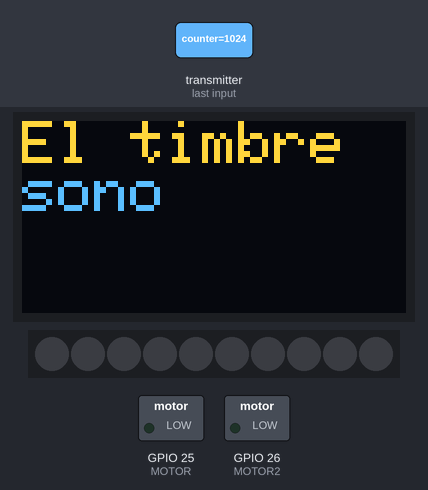
Recording of a sketch running on a simulated ESP32. Parts: 128×64 one-colour display, 10 RGB LEDs in strip order, left to right, switched loads named in the sketch (green lamp = pin HIGH). Wiring (inferred from the names in the program): SSD1306 OLED at I2C address 0x3C. Inputs (shaded band) come from the test bench. The OLED is the two-colour kind (top 16 rows yellow); what the sketch prints to the serial monitor is not drawn.

1.7 s: the transmitter starts sending counter = 0
3.7 s: the transmitter starts sending counter = 1024
Above: at 4.7 s.
Timing chart, 0 to 6.7 s (numbered marks = the images above; inputs shaded):
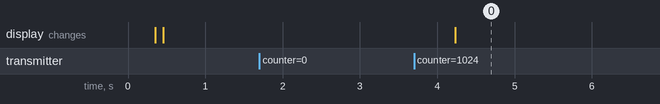

The sketch:

definitivo_1sonido.ino
```cpp
#include <esp_now.h>
#include <WiFi.h>
#include <Adafruit_NeoPixel.h>
#include <string.h>
#include <Wire.h>
#include <Adafruit_GFX.h>
#include <Adafruit_SSD1306.h>

#define ANCHO_PANTALLA 128
#define ALTO_PANTALLA 64

Adafruit_SSD1306 display(ANCHO_PANTALLA, ALTO_PANTALLA, &Wire, -1);

#define MOTOR2 26
#define MOTOR 25
#define PIN_NEOPIXEL 16
#define NUMPIXELS 10

typedef struct struct_message {
  int counter;
} struct_message;

struct_message incomingData;

Adafruit_NeoPixel pixels(NUMPIXELS, PIN_NEOPIXEL, NEO_GRB + NEO_KHZ800);

bool alarmaActiva = false;
unsigned long ultimoCambio = 0;
bool estadoLed = false;

bool mostrarMensajePendiente = false;
unsigned long tiempoFinAlarma = 0;
unsigned long tiempoInicioMensaje = 0;
bool mensajeEnPantalla = false;


void OLED_task(void *pvParameters) {
  while (true) {

    if (mostrarMensajePendiente) {
      if (!mensajeEnPantalla) {
        if (millis() - tiempoFinAlarma >= 1000) {

          display.clearDisplay();
          display.setTextSize(2);
          display.setTextColor(SSD1306_WHITE);
          display.setCursor(0, 0);
          display.println("El timbre sono");
          display.display();

          tiempoInicioMensaje = millis();
          mensajeEnPantalla = true;
        }
      }
      else {
        if (millis() - tiempoInicioMensaje >= 3000) {

          display.clearDisplay();
          display.display();

          mostrarMensajePendiente = false;
          mensajeEnPantalla = false;
        }
      }
    }

    vTaskDelay(50 / portTICK_PERIOD_MS);
  }
}


void OnDataRecv(const esp_now_recv_info *info, const uint8_t *incomingDataRaw, int len) {
  memcpy(&incomingData, incomingDataRaw, sizeof(incomingData));

  if (incomingData.counter == 1) {
    Serial.println("Activar alarma");

    alarmaActiva = true;
    mostrarMensajePendiente = false;
    mensajeEnPantalla = false;

    digitalWrite(MOTOR, HIGH);
    digitalWrite(MOTOR2, HIGH);
  }

  if (incomingData.counter == 0) {
    Serial.println("Desactivar alarma");

    alarmaActiva = false;

    pixels.clear();
    pixels.show();

    digitalWrite(MOTOR, LOW);
    digitalWrite(MOTOR2, LOW);

    tiempoFinAlarma = millis();
    mostrarMensajePendiente = true;
  }
}


void setup() {
  Serial.begin(115200);

  WiFi.mode(WIFI_STA);
  WiFi.disconnect();

  delay(200);                    // tiempo para que la pantalla energice

  Wire.begin(21, 22);
  delay(100);

  // Reset manual
  Wire.beginTransmission(0x3C);
  Wire.write(0x00);
  Wire.endTransmission();
  delay(20);

  // Inicializar OLED (dos intentos)
  if (!display.begin(SSD1306_SWITCHCAPVCC, 0x3C)) {
    Serial.println("OLED no detectada (1er intento)");
  }
  delay(50);
  if (!display.begin(SSD1306_SWITCHCAPVCC, 0x3C)) {
    Serial.println("OLED no detectada (2do intento)");
  }

  display.clearDisplay();
  display.display();

  pinMode(MOTOR, OUTPUT);
  pinMode(MOTOR2, OUTPUT);

  pixels.begin();
  pixels.setBrightness(50);
  pixels.show();

  if (esp_now_init() != ESP_OK) {
    Serial.println("Error iniciando ESP-NOW");
    return;
  }

  esp_now_register_recv_cb(OnDataRecv);

  xTaskCreate(OLED_task, "OLED Task", 4096, NULL, 1, NULL);

  Serial.println("Setup listo, esperando mensajes...");
}


void loop() {
  if (alarmaActiva) {
    unsigned long ahora = millis();
    if (ahora - ultimoCambio >= 500) {
      ultimoCambio = ahora;
      estadoLed = !estadoLed;

      if (estadoLed) {
        for (int i = 0; i < NUMPIXELS; i++) {
          pixels.setPixelColor(i, pixels.Color(255, 0, 0));
        }
      } else {
        pixels.clear();
      }
      pixels.show();
    }
  }
}
```

Measured:
- after the input at 1.7 s, every drawn part: stays the same
- after the input at 3.7 s, the display: changes after 0.53 s (image 0)
